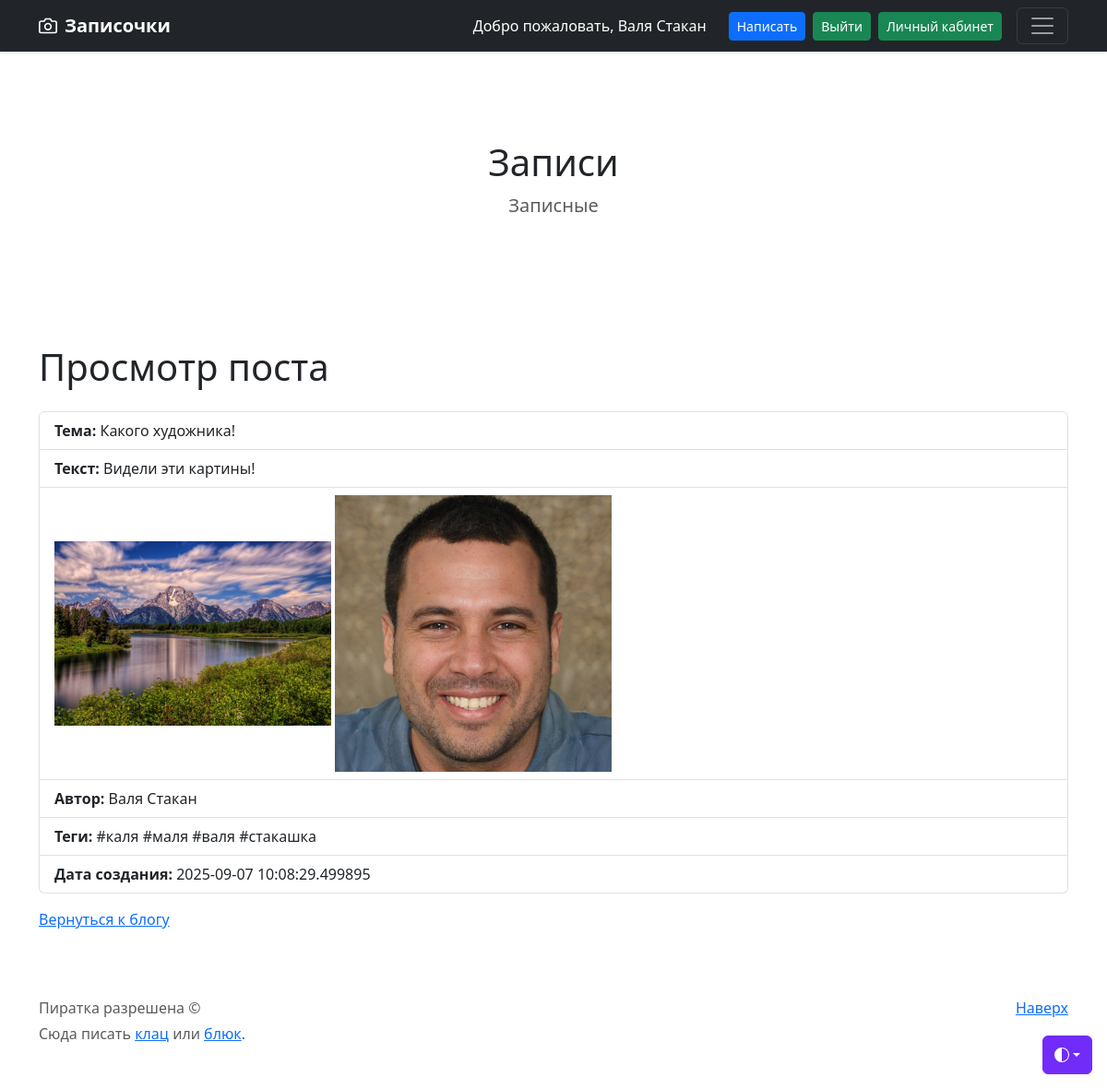
The app's page /post/2 (signed in) with its own data.
### models.py (models this page shows, shortened)
class Base(Model):
    class Meta:
        database = db

class User(Base):
    first_name = CharField()
    last_name = CharField()
    email = CharField(unique=True)
    password_hash = CharField()
    image_path = CharField(null=True)

class Blog(Base):
    name = CharField()
    text = CharField()
    author = ForeignKeyField(User)
    created_on = DateTimeField(default=datetime.now())
    @property
    def images(self):
        images = BlogImage.select().where(BlogImage.blog == self)
        return images
    @property
    def tags(self):
        tags = BlogTags.select().where(BlogTags.blog == self)
        return tags

class BlogImage(Base):
    blog = ForeignKeyField(Blog)
    image_path = CharField(null=True)

class BlogTags(Base):
    blog = ForeignKeyField(Blog)
    text = CharField(null=True)

### app.py (the view)
@app.route('/post/<int:post_id>', methods=['GET'])
def post_detail(post_id):
    post = Blog.get(Blog.id == post_id)
    return render('post_detail.html', post=post)

### app.py (called while the page is built)
@app.before_request
def get_user():
    user_id = session.get('user_id')
    if user_id:
        user = User.get_or_none(User.id == user_id)
    else:
        user = None
    request.user = user

def render(template, **kwargs):
    return render_template(template, **kwargs, user=request.user)

### templates/post_detail.html (shortened to what this page needs)
{% extends "base.html" %}
{% block content %}
<h1 class="mb-4">Просмотр поста</h1>
<ul class="list-group">
    <li class="list-group-item"><strong>Тема:</strong> {{ post.name }}</li>
    <li class="list-group-item"><strong>Текст:</strong> {{ post.text }}</li>
    <li class="list-group-item">
        <div class="image-container" style="min-height:300px;">
            {% for image in post.images %}
            <img src="/{{ image.image_path }}" alt="Image" class="img-fluid" style="max-width:300px;">
            {% endfor %}
        </div>
    </li>
    <li class="list-group-item"><strong>Автор:</strong> {{ post.author.first_name }} {{ post.author.last_name }}
    </li>
    <li class="list-group-item"><strong>Теги:</strong>
        {% for tag in post.tags %}
        #{{ tag.text }}
        {% endfor %}
    </li>
    <li class="list-group-item"><strong>Дата создания:</strong> {{ post.created_on }}</li>
</ul>
<p class="mt-3"><a href="{{ url_for('index') }}">Вернуться к блогу</a></p>
{% endblock %}

### templates/base.html (shortened to what this page needs)
<!doctype html>
<html lang="ru" data-bs-theme="auto">
<head>
    <link href="https://cdn.jsdelivr.net/npm/bootstrap@5.3.0/dist/css/bootstrap.min.css"
          rel="stylesheet"
>
</head>
<body>
<div class="dropdown position-fixed bottom-0 end-0 mb-3 me-3 bd-mode-toggle">
    <button class="btn btn-bd-primary py-2 dropdown-toggle d-flex align-items-center"
            id="bd-theme"
            type="button"
            aria-expanded="false"
            data-bs-toggle="dropdown"
            aria-label="Toggle theme (auto)">
        <svg class="bi my-1 theme-icon-active" width="1em" height="1em">
            <use href="#circle-half"></use>
        </svg>
    </button>
</div>
<header data-bs-theme="dark">
    <div class="navbar navbar-dark bg-dark shadow-sm">
        <div class="container d-flex justify-content-between align-items-center">
            <a href="#" class="navbar-brand d-flex align-items-center">
                <strong style="color: white">Записочки</strong>
            </a>
            <div class="d-flex align-items-center ms-auto gap-2 me-3">
                {% if user %}
                <span class="text-white me-3">Добро пожаловать, {{user.first_name}} {{user.last_name}}</span>
                <a href="{{ url_for('add_post') }}" class="btn btn-primary btn-sm">Написать</a>
                <a href="{{ url_for('logout') }}" class="btn btn-success btn-sm">Выйти</a>
                <a href="{{ url_for('profile') }}" class="btn btn-success btn-sm">Личный кабинет</a>
                {% else %}
                <a href="{{ url_for('register') }}" class="btn btn-success btn-sm">Регистрация</a>
                <a href="{{ url_for('login') }}" class="btn btn-success btn-sm">Войти</a>
                {% endif %}
            </div>
            <button class="navbar-toggler" type="button" data-bs-toggle="collapse" data-bs-target="#navbarHeader"
                    aria-controls="navbarHeader" aria-expanded="false" aria-label="Toggle navigation">
                <span class="navbar-toggler-icon"></span>
            </button>
        </div>
    </div>
</header>
<section class="py-5 text-center container">
    <div class="row py-lg-5">
        <div class="col-lg-6 col-md-8 mx-auto">
            <h1 class="fw-light">Записи</h1>
            <p class="lead text-body-secondary">Записные</p>
        </div>
    </div>
</section>
<main class="container my-4">
    {% block content %}{% endblock %}
</main>
<footer class="text-body-secondary py-5">
    <div class="container">
        <p class="float-end mb-1">
            <a href="#">Наверх</a>
        </p>
        <p class="mb-1">Пиратка разрешена &copy; </p>
        <p class="mb-0">Сюда писать <a href="/">клац</a> или <a href="/docs/5.3/getting-started/introduction/">блюк</a>.
        </p>
    </div>
</footer>
</body>
</html>

### templates/base.html (style rules this page uses)
.bi { vertical-align: -.125em; fill: currentColor; }
.btn-bd-primary { --bd-violet-bg: #712cf9; --bd-violet-rgb: 112.520718, 44.062154, 249.437846; --bs-btn-font-weight: 600; --bs-btn-color: var(--bs-white); --bs-btn-bg: var(--bd-violet-bg); --bs-btn-border-color: var(--bd-violet-bg); --bs-btn-hover-color: var(--bs-white); --bs-btn-hover-bg: #6528e0; --bs-btn-hover-border-color: #6528e0; --bs-btn-focus-shadow-rgb: var(--bd-violet-rgb); --bs-btn-active-color: var(--bs-btn-hover-color); --bs-btn-active-bg: #5a23c8; --bs-btn-active-border-color: #5a23c8; }
.bd-mode-toggle { z-index: 1500; }

### records on screen
User: first_name "Валя", last_name "Стакан", author.first_name "Валя", author.last_name "Стакан"
Blog: name "Какого художника!", text "Видели эти картины!", created_on "2025-09-07 10:08:29.499895"
BlogImage: image_path (picture)
BlogImage: image_path (picture)
BlogTags: text "каля"
BlogTags: text "маля"
BlogTags: text "валя"
BlogTags: text "стакашка"
